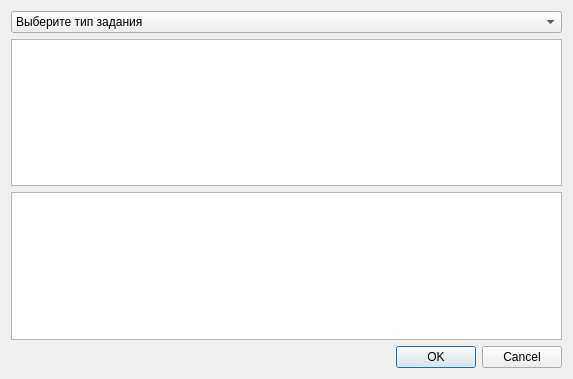
<?xml version="1.0" encoding="UTF-8"?>
<ui version="4.0">
 <class>Add_task_dialog</class>
 <widget class="QDialog" name="Add_task_dialog">
  <property name="geometry">
   <rect>
    <x>0</x>
    <y>0</y>
    <width>573</width>
    <height>379</height>
   </rect>
  </property>
  <property name="windowTitle">
   <string>Dialog</string>
  </property>
  <layout class="QVBoxLayout" name="verticalLayout">
   <item>
    <widget class="QComboBox" name="task_type">
     <item>
      <property name="text">
       <string>Выберите тип задания</string>
      </property>
     </item>
     <item>
      <property name="text">
       <string>Задание для проверки учителем</string>
      </property>
     </item>
     <item>
      <property name="text">
       <string>Задание в Системе Сени</string>
      </property>
     </item>
    </widget>
   </item>
   <item>
    <widget class="QTextEdit" name="text_task"/>
   </item>
   <item>
    <widget class="QListWidget" name="task_list"/>
   </item>
   <item>
    <widget class="QDialogButtonBox" name="buttonBox">
     <property name="orientation">
      <enum>Qt::Horizontal</enum>
     </property>
     <property name="standardButtons">
      <set>QDialogButtonBox::Cancel|QDialogButtonBox::Ok</set>
     </property>
    </widget>
   </item>
  </layout>
 </widget>
 <resources/>
 <connections>
  <connection>
   <sender>buttonBox</sender>
   <signal>accepted()</signal>
   <receiver>Add_task_dialog</receiver>
   <slot>accept()</slot>
   <hints>
    <hint type="sourcelabel">
     <x>248</x>
     <y>254</y>
    </hint>
    <hint type="destinationlabel">
     <x>157</x>
     <y>274</y>
    </hint>
   </hints>
  </connection>
  <connection>
   <sender>buttonBox</sender>
   <signal>rejected()</signal>
   <receiver>Add_task_dialog</receiver>
   <slot>reject()</slot>
   <hints>
    <hint type="sourcelabel">
     <x>316</x>
     <y>260</y>
    </hint>
    <hint type="destinationlabel">
     <x>286</x>
     <y>274</y>
    </hint>
   </hints>
  </connection>
 </connections>
</ui>
